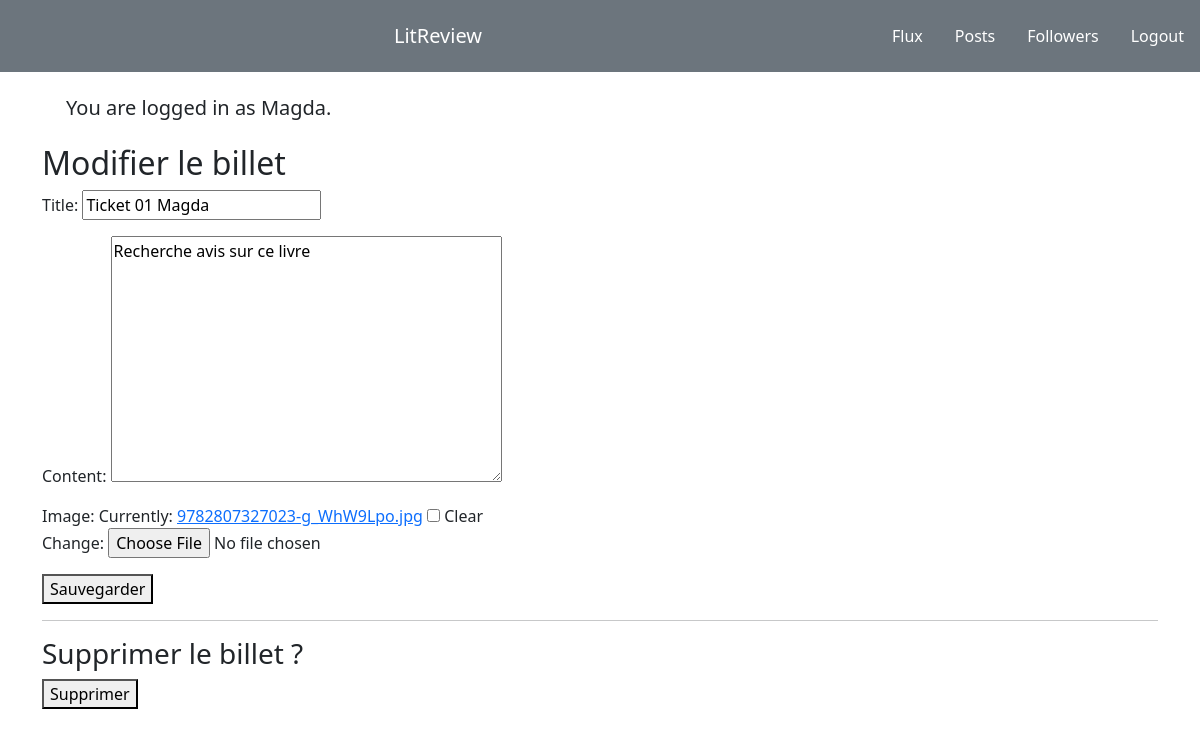
Screenshot of /home/52/edit_ticket/ (signed in) with the database file from the repository.
### authentification/models.py (models this page shows)
class User(AbstractUser):
    CREATOR = 'CREATOR'
    SUBSCRIBER = 'SUBSCRIBER'
    ROLE_CHOICES = (
        (CREATOR, 'Créateur'),
        (SUBSCRIBER, 'Abonné'),
    )
    profile_photo = models.ImageField()
    role = models.CharField(max_length=30, choices=ROLE_CHOICES)

### flux/models.py (models this page shows, shortened)
class Ticket(models.Model):
    title = models.CharField(max_length=128)
    content = models.TextField(max_length=2048, blank=True, null=True)
    image = models.ImageField(null=True, blank=True)
    user = models.ForeignKey(settings.AUTH_USER_MODEL, on_delete=models.CASCADE)
    date_created = models.DateTimeField(auto_now_add=True)
    starred = models.BooleanField(default=False)
    IMAGE_MAX_SIZE = (200, 200)

### flux/views.py (the view, shortened to what this page needs)
# urls.py: path("<int:ticket_id>/edit_ticket/", views.edit_ticket, name="edit_ticket"),
@login_required
def edit_ticket(request, ticket_id):
    ticket = get_object_or_404(models.Ticket, id=ticket_id)
    edit_form = forms.TicketForm(instance=ticket)
    delete_form = forms.DeleteTicketForm()
    context = {
        "edit_form": edit_form,
        "delete_form": delete_form,
    }
    return render(request, "flux/edit_ticket.html", context=context)

### flux/forms.py
class TicketForm(forms.ModelForm):
    edit_ticket = forms.BooleanField(widget=forms.HiddenInput, initial=True)
    class Meta:
        model = models.Ticket
        fields = ["title", "content", "image"]

class DeleteTicketForm(forms.Form):
    delete_ticket = forms.BooleanField(widget=forms.HiddenInput, initial=True)

### flux/templates/flux/edit_ticket.html (shortened to what this page needs)
{% extends 'base.html' %}
{% block content %}
    <h2>Modifier le billet</h2>
    <form method="post">
        {{ edit_form.as_p }}
        <button type="submit" >Sauvegarder</button>
    </form>
    <hr>
    <h3>Supprimer le billet ?</h3>
    <form method="post">
        <button type="submit" >Supprimer</button>
    </form>
{% endblock content %}

### templates/base.html (shortened to what this page needs)
<!doctype html>
<html lang="en">
  <head>
    <link href="https://cdn.jsdelivr.net/npm/bootstrap@5.1.3/dist/css/bootstrap.min.css" rel="stylesheet">
  </head>
  <body>
    <nav class="navbar navbar-expand-lg navbar-secondary bg-secondary " >
      <a class="navbar-brand text-white mx-auto"  class="h1"  href="#">LitReview</a>
      {%  if user.is_authenticated %}
      <ul class="navbar-nav mr-auto">
        <li class="nav-item active">
          <a class="nav-link text-white m-2" href="{% url 'home' %}">Flux</a>
        </li>
        <li class="nav-item active">
          <a class="nav-link text-white m-2" href="{% url 'posts' %}">Posts</a>
        </li>
        <li class="nav-item active">
          <a class="nav-link text-white m-2" href="{% url 'user_follow' %}">Followers</a>
        </li>
        <li class="nav-item">
          <a class="nav-link text-white m-2" href="{% url 'logout' %}">Logout</a>
        </li>
      </ul>
      {%  endif %}
      </nav>
      <div class="container">
        {%  if user.is_authenticated %}
                <p class="m-4 h5 text.secondary">You are logged in as {{ request.user }}.</p>
        {% endif %}
        {% block content %}{% endblock content %}
      </div>
  </body>
</html>

### rows the page displays
User: user "Magda"
Ticket: title "Ticket 01 Magda", content "Recherche avis sur ce livre"
